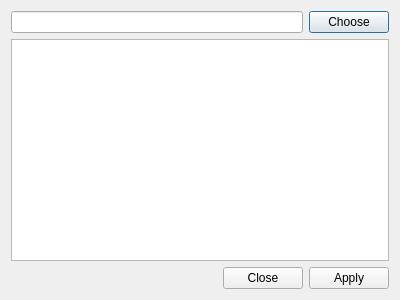
<?xml version="1.0" encoding="UTF-8"?>
<ui version="4.0">
 <class>ValidateDialog</class>
 <widget class="QDialog" name="ValidateDialog">
  <property name="geometry">
   <rect>
    <x>0</x>
    <y>0</y>
    <width>400</width>
    <height>300</height>
   </rect>
  </property>
  <property name="windowTitle">
   <string>Dialog</string>
  </property>
  <layout class="QVBoxLayout" name="verticalLayout">
   <item>
    <layout class="QHBoxLayout" name="horizontalLayout">
     <item>
      <widget class="QLineEdit" name="lineFile"/>
     </item>
     <item>
      <widget class="QPushButton" name="pushButton">
       <property name="text">
        <string>Choose</string>
       </property>
      </widget>
     </item>
    </layout>
   </item>
   <item>
    <widget class="QPlainTextEdit" name="errorText">
     <property name="font">
      <font>
       <family>Monospace</family>
      </font>
     </property>
     <property name="readOnly">
      <bool>true</bool>
     </property>
    </widget>
   </item>
   <item>
    <widget class="QDialogButtonBox" name="buttonBox">
     <property name="orientation">
      <enum>Qt::Horizontal</enum>
     </property>
     <property name="standardButtons">
      <set>QDialogButtonBox::Apply|QDialogButtonBox::Close</set>
     </property>
    </widget>
   </item>
  </layout>
 </widget>
 <resources/>
 <connections>
  <connection>
   <sender>buttonBox</sender>
   <signal>accepted()</signal>
   <receiver>ValidateDialog</receiver>
   <slot>accept()</slot>
   <hints>
    <hint type="sourcelabel">
     <x>227</x>
     <y>272</y>
    </hint>
    <hint type="destinationlabel">
     <x>157</x>
     <y>274</y>
    </hint>
   </hints>
  </connection>
  <connection>
   <sender>buttonBox</sender>
   <signal>rejected()</signal>
   <receiver>ValidateDialog</receiver>
   <slot>reject()</slot>
   <hints>
    <hint type="sourcelabel">
     <x>316</x>
     <y>260</y>
    </hint>
    <hint type="destinationlabel">
     <x>286</x>
     <y>274</y>
    </hint>
   </hints>
  </connection>
  <connection>
   <sender>pushButton</sender>
   <signal>clicked()</signal>
   <receiver>ValidateDialog</receiver>
   <slot>selectFile()</slot>
   <hints>
    <hint type="sourcelabel">
     <x>361</x>
     <y>21</y>
    </hint>
    <hint type="destinationlabel">
     <x>311</x>
     <y>6</y>
    </hint>
   </hints>
  </connection>
  <connection>
   <sender>buttonBox</sender>
   <signal>clicked(QAbstractButton*)</signal>
   <receiver>ValidateDialog</receiver>
   <slot>bboxClicked()</slot>
   <hints>
    <hint type="sourcelabel">
     <x>199</x>
     <y>274</y>
    </hint>
    <hint type="destinationlabel">
     <x>199</x>
     <y>149</y>
    </hint>
   </hints>
  </connection>
 </connections>
 <slots>
  <slot>selectFile()</slot>
  <slot>bboxClicked()</slot>
 </slots>
</ui>
